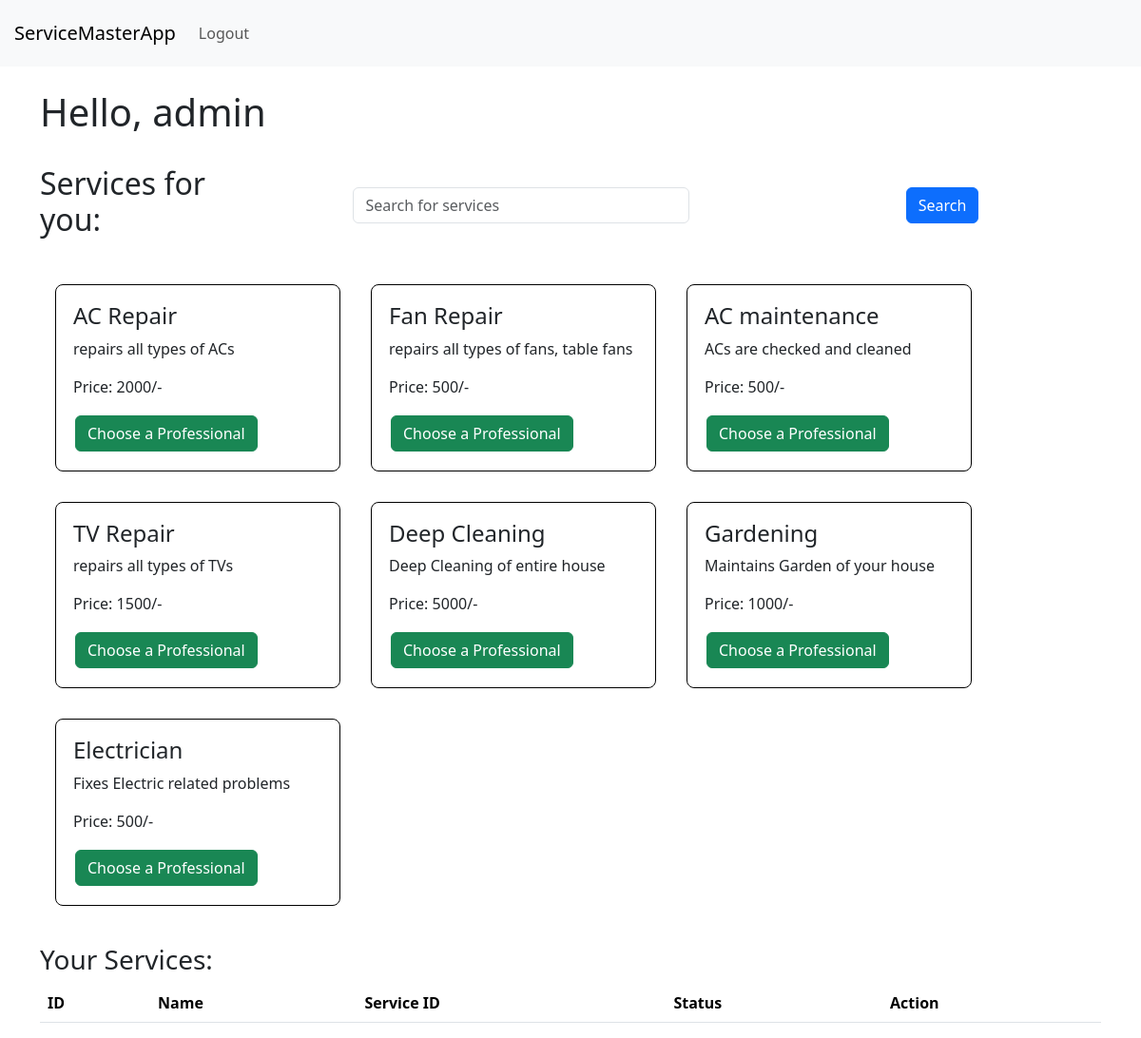
Screenshot of /cdashboard (signed in) with the database file from the repository.
### models.py (models this page shows, shortened)
class Customer(db.Model):
    __tablename__='customer'
    id=db.Column(db.Integer, primary_key=True)
    username=db.Column(db.String(32), nullable=False, unique=True)
    passwordhash=db.Column(db.String(512), nullable=False)
    name=db.Column(db.String(64), nullable=False)
    pincode=db.Column(db.String(8), nullable=False)
    utype=db.Column(db.String(16), nullable=False, default='Customer')
    is_admin = db.Column(db.Boolean, nullable=False, default=False)
    @property
    def password(self):
        raise AttributeError('password is not a readable attribute')

class Service(db.Model):
    __tablename__='service'
    id=db.Column(db.Integer,primary_key=True)
    name=db.Column(db.String(32),nullable=False)
    price=db.Column(db.Integer, nullable=False)
    description=db.Column(db.String(512), nullable=False)
    time=db.Column(db.Integer,nullable=False)
    professionals=db.relationship('Professional', backref='service', lazy=True)

### routes.py (the view)
@app.route('/cdashboard')
@auth_required
def cdashboard():
    user=Customer.query.get(session['user_id'])
    pincode=user.pincode
    search=request.args.get('search')
    if not search:
        return render_template('cdashboard.html',user=user, services=Service.query.all(), professional=Professional.query.filter_by(status='Approved', pincode=pincode), servreq=ServiceRequest.query.filter_by(cuser=user.username))
    return render_template('cdashboard.html',user=user, services=Service.query.filter(Service.name.ilike('%' + search + '%')).all(), professional=Professional.query.filter_by(status='Approved', pincode=pincode), servreq=ServiceRequest.query.filter_by(cuser=user.username))

### routes.py (called while the page is built)
def auth_required(func):
    @wraps(func)
    def inner(*args, **kwargs):
        if 'user_id' not in session:
            flash('Please Login')
            return redirect(url_for('login'))
        return func(*args, **kwargs)
    return inner

### templates/cdashboard.html (shortened to what this page needs)
{% extends 'layout.html' %}
{% block content %}
<br>
<h1>Hello, {{user.name}}</h1>
<br>
<div class="heading">
    <h2>Services for you:</h2>
    <div class="container-fluid">
        <form class="searchbar">
        <input type="text" class="form-control" id="search" name="search" placeholder="Search for services">
        <button type="submit" class="btn btn-primary">Search</button>
        </form>
    </div>
</div>
<br>
<div class="service-list">
    {% for s in services %}
    <div class="service">
        <div class="service-info">
            <h4>{{s.name}}</h4>
            <p>{{s.description}}</p>
            <p>Price: {{s.price}}/-</p>
            <form action="{{url_for('cservices', service_id=s.id)}}" method="POST" class="profbutton">
                <input type="submit" value="Choose a Professional" class="btn btn-success">
            </form>
        </div>
        </div>
    {% endfor %}
</div>
<br>
<h3>Your Services:</h3>
<table class="table">
    <thead>
        <th>ID</th>
        <th>Name</th>
        <th>Service ID</th>
        <th>Status</th>
        <th>Action</th>
    </thead>
</table>
{% endblock %}

### templates/cdashboard.html (style rules this page uses)
.service-list { display: flex; flex-wrap: wrap; justify-content: start; }
.service { width: 300px; margin: 16px; padding: 16px; border: 1px solid #000; border-radius: 8px; display: flex; flex-direction: column; justify-content: start; align-items: flex-start; }
.service-info { display: flex; flex-direction: column; align-items: flex-start; padding: 2px; }
.profbutton { display: flex; flex-direction: column; align-items: flex-start; padding: 2px; }
.container-fluid { padding: 15px; }
.searchbar { width: 100%; display: flex; flex-direction: row; justify-content: space-around; align-items: center; }
#search { width: 40%; }
.heading { display: flex; flex-direction: row; align-items: center; }

### rows the page displays
Customer: name "admin"
Service: name "AC Repair", description "repairs all types of ACs", price "2000"
Service: name "Fan Repair", description "repairs all types of fans, table fans", price "500"
Service: name "AC maintenance", description "ACs are checked and cleaned", price "500"
Service: name "TV Repair", description "repairs all types of TVs", price "1500"
Service: name "Deep Cleaning", description "Deep Cleaning of entire house", price "5000"
Service: name "Gardening", description "Maintains Garden of your house", price "1000"
Service: name "Electrician", description "Fixes Electric related problems", price "500"
